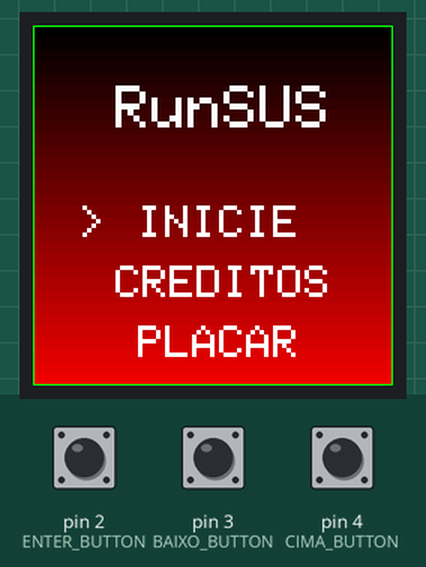
Recording of a sketch running on a simulated Arduino Uno, built with avr-gcc and run on an emulated ATmega328P. Shown: 240×240 colour display. The test bench sets the inputs (shaded band); at power-on: pin 2 (ENTER_BUTTON) HIGH, pin 3 (BAIXO_BUTTON) HIGH, pin 4 (CIMA_BUTTON) HIGH. Random numbers use the default seed unless the sketch sets one; EEPROM starts erased.

Above: at 1.2 s.
1.3 s: pin 2 (ENTER_BUTTON) pulled LOW for 0.15 s
At 3.9 s:
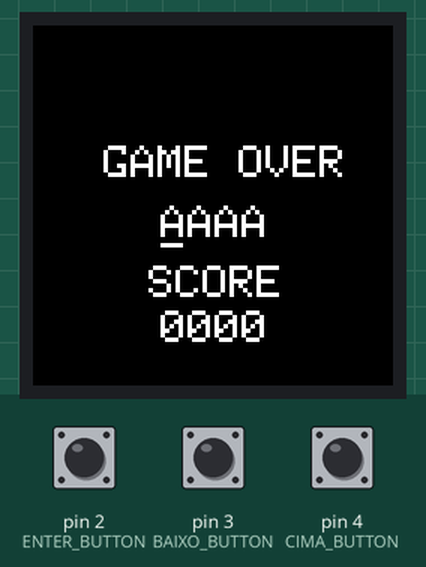
4.1 s: pin 2 (ENTER_BUTTON) pulled LOW for 1 s
At 6.5 s:
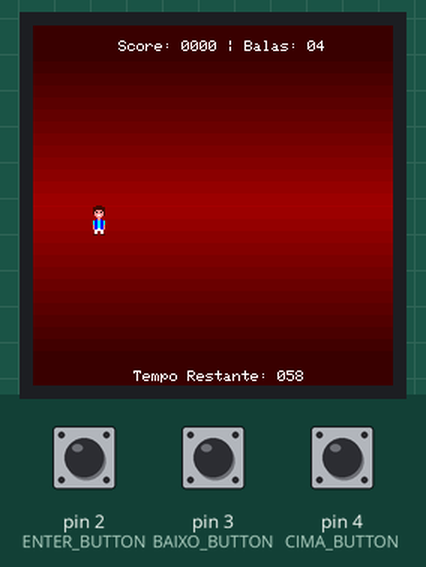
6.7 s: pin 3 (BAIXO_BUTTON) pulled LOW for 0.15 s
At 7.01 s:
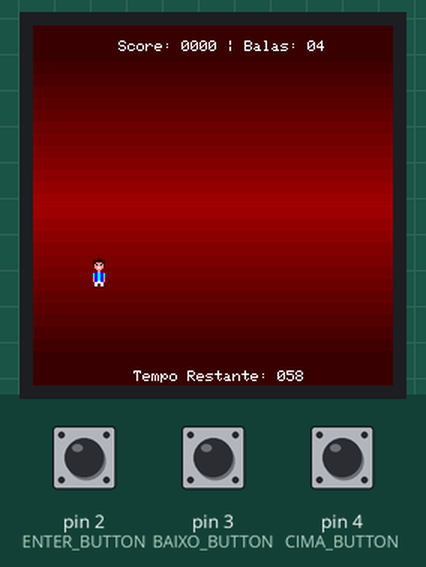
8.3 s: pin 4 (CIMA_BUTTON) pulled LOW for 0.15 s
At 9.6 s:
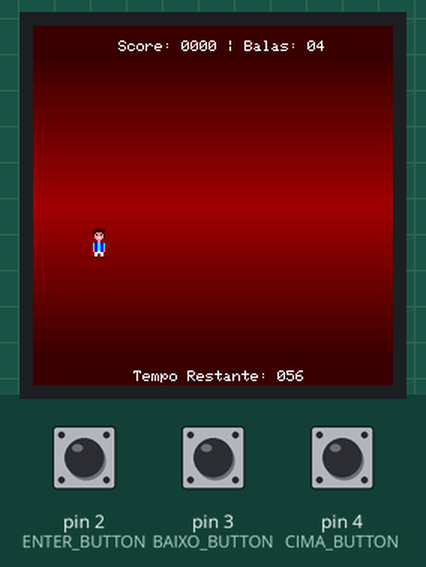
9.9 s: pin 3 (BAIXO_BUTTON) pulled LOW for 1 s
At 11.8 s:
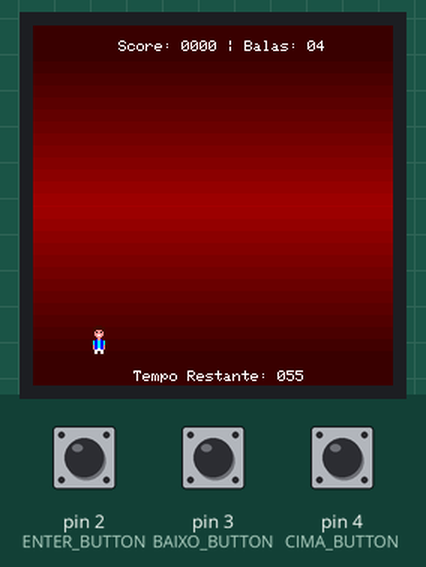
12.4 s: pin 4 (CIMA_BUTTON) pulled LOW for 1 s
At 12.87 s:
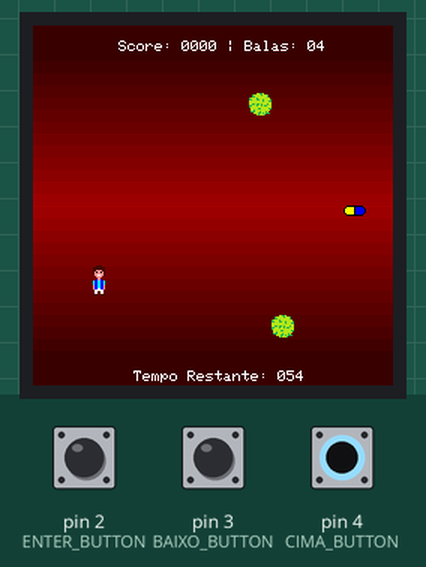
Timing chart, 0 to 15.4 s (numbered marks = the images above; inputs shaded):
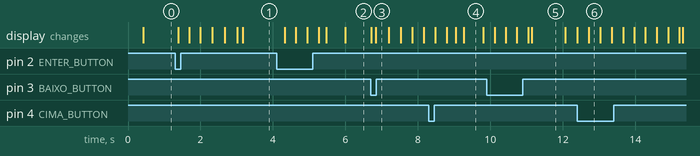

Measured:
- after the input at 1.3 s, the display: first changes after 0.09 s (image 1 shows a later state)
- after the input at 4.1 s, the display: first changes after 0.22 s (image 2 shows a later state)
- what the display in image 4 shows lasts 0.5 s, from 9.3 s to 9.8 s
- what the display in image 5 shows lasts 1.0 s, from 11.1 s to 12.1 s

The sketch:

runSUS.ino
```cpp
/*
d888888b d8b   db d888888b  .o88b. d888888b  .d8b.  db      d888888b d88888D  .d8b.   .o88b.  .d8b.   .d88b.
  `88'   888o  88   `88'   d8P  Y8   `88'   d8' `8b 88        `88'   YP  d8' d8' `8b d8P  Y8 d8' `8b .8P  Y8.
   88    88V8o 88    88    8P         88    88ooo88 88         88       d8'  88ooo88 8P      88ooo88 88    88
   88    88 V8o88    88    8b         88    88~~~88 88         88      d8'   88~~~88 8b      88~~~88 88    88
  .88.   88  V888   .88.   Y8b  d8   .88.   88   88 88booo.   .88.    d8' db 88   88 Y8b  d8 88   88 `8b  d8'
Y888888P VP   V8P Y888888P  `Y88P' Y888888P YP   YP Y88888P Y888888P d88888P YP   YP  `Y88P' YP   YP  `Y88P'
*/

// Bibliotecas
#include <SPI.h>
#include <Adafruit_GFX.h>
#include <Arduino_ST7789_Fast.h>
#include <EEPROM.h>

// Constantes
#define CS_ALWAYS_LOW // Ativa otimizacoes na biblioteca ST7789_FAST
#define TFT_DC  7     // Pino DC do display
#define TFT_RST 8     // Pino RST do display

#define CIMA_BUTTON 4  // Botao de cima
#define BAIXO_BUTTON 3 // Botao de baixo
#define ENTER_BUTTON 2 // Botao de enter

#define MAX_ENTIDADES 50 // Quantidade maxima de entidades para controlar no jogo

// Tipos de entidades
#define DEFAULTENTIDADE -1
#define PLAYER 0
#define ENEMY 1
#define TIRO 2
#define PILULA 3

// Cores para as sprites
const PROGMEM unsigned int C0 = RED; // Vermelho é tratado como a cor de transparencia, ao invez de desenharmos essa cor, desenhamos o a cor do background
const PROGMEM unsigned int C1 = 0x4040;
const PROGMEM unsigned int C2 = 0xFCB2;
const PROGMEM unsigned int C3 = BLUE;
const PROGMEM unsigned int C4 = CYAN;
const PROGMEM unsigned int C5 = BLACK;
const PROGMEM unsigned int C6 = WHITE;
const PROGMEM unsigned int C7 = YELLOW;
const PROGMEM unsigned int C8 = 0xb723;
const PROGMEM unsigned int C9 = 0x2589;

// Sprites
const PROGMEM unsigned int spriteJogador[] = {
    C0, C0, C1, C1, C1, C1, C0, C0,
    C1, C1, C1, C1, C1, C1, C1, C1,
    C1, C1, C1, C1, C1, C1, C1, C1,
    C1, C1, C2, C2, C2, C2, C1, C1,
    C1, C2, C5, C2, C2, C5, C2, C1,
    C1, C2, C2, C2, C2, C2, C2, C1,
    C0, C2, C2, C6, C6, C2, C2, C1,
    C0, C0, C2, C2, C2, C2, C0, C0,
    C0, C0, C0, C2, C2, C0, C0, C0,
    C0, C0, C3, C2, C2, C3, C0, C0,
    C4, C3, C3, C4, C4, C3, C3, C4,
    C4, C3, C3, C4, C4, C3, C3, C4,
    C4, C3, C3, C4, C4, C3, C3, C4,
    C2, C3, C3, C4, C4, C3, C3, C2,
    C2, C3, C3, C4, C4, C3, C3, C2,
    C2, C3, C3, C6, C6, C3, C3, C2,
    C0, C6, C6, C6, C6, C6, C6, C0,
    C0, C6, C6, C0, C0, C6, C6, C0,
    C0, C6, C6, C0, C0, C6, C6, C0,
    C1, C1, C1, C0, C0, C1, C1, C1,
};

const PROGMEM unsigned int spriteTiro[] = {
    C3, C3, C4, C4, C3, C3, C3, C0, C0, C0, C0,
    C0, C3, C4, C4, C4, C4, C4, C3, C3, C0, C0,
    C0, C0, C4, C4, C3, C4, C4, C4, C3, C3, C0,
    C0, C0, C3, C3, C3, C4, C4, C3, C3, C3, C3,
    C0, C0, C4, C4, C4, C4, C4, C4, C4, C4, C3,
    C0, C0, C4, C4, C4, C4, C4, C4, C3, C3, C0,
    C0, C3, C3, C4, C4, C4, C4, C4, C3, C0, C0,
    C3, C3, C4, C4, C3, C3, C3, C3, C0, C0, C0,
};

const PROGMEM unsigned int spritePilula[] = {
    C0, C0, C5, C5, C5, C5, C5, C5, C5, C5, C5, C5, C5, C0, C0,
    C0, C5, C7, C7, C7, C7, C7, C5, C3, C3, C3, C3, C3, C5, C0,
    C5, C7, C7, C7, C7, C7, C7, C5, C3, C3, C3, C3, C3, C3, C5,
    C5, C7, C7, C7, C7, C7, C7, C5, C3, C3, C3, C3, C3, C3, C5,
    C5, C7, C7, C7, C7, C7, C7, C5, C3, C3, C3, C3, C3, C3, C5,
    C0, C5, C7, C7, C7, C7, C7, C5, C3, C3, C3, C3, C3, C5, C0,
    C0, C0, C5, C5, C5, C5, C5, C5, C5, C5, C5, C5, C5, C0, C0,
};

const PROGMEM unsigned int spriteVirus[] = {
    C0, C0, C0, C0, C0, C8, C8, C9, C9, C8, C0, C0, C0, C0, C0,
    C0, C0, C9, C8, C8, C8, C8, C8, C9, C8, C8, C8, C9, C0, C0,
    C0, C0, C9, C9, C8, C8, C8, C8, C8, C8, C8, C8, C9, C0, C0,
    C9, C8, C8, C8, C8, C9, C8, C8, C8, C8, C8, C8, C8, C8, C0,
    C9, C9, C8, C8, C8, C9, C9, C8, C8, C9, C8, C8, C8, C8, C9,
    C8, C8, C8, C8, C8, C8, C8, C8, C8, C9, C8, C8, C8, C9, C9,
    C8, C8, C8, C8, C8, C8, C8, C8, C8, C8, C8, C8, C8, C8, C8,
    C8, C8, C9, C9, C8, C9, C9, C8, C9, C8, C8, C8, C9, C8, C8,
    C9, C9, C8, C8, C8, C9, C8, C8, C9, C8, C9, C9, C8, C8, C8,
    C9, C8, C8, C8, C8, C8, C8, C8, C8, C8, C8, C8, C8, C8, C8,
    C0, C8, C8, C8, C8, C8, C9, C9, C8, C8, C8, C8, C8, C9, C9,
    C0, C8, C8, C9, C8, C8, C8, C8, C8, C8, C8, C8, C8, C8, C0,
    C0, C9, C9, C9, C8, C8, C8, C9, C8, C8, C8, C9, C8, C0, C0,
    C0, C0, C0, C8, C8, C8, C9, C9, C8, C9, C8, C9, C9, C9, C0,
    C0, C0, C0, C0, C0, C8, C9, C8, C8, C8, C9, C0, C0, C0, C0,
};

// Entidade usada para os objetos "desenhaveis" do jogo
typedef struct entity {
    int tipo;

    int x, y, oldx, oldy;
    int altura, largura;
    int velocidade;

    const unsigned int *sprite;
} entity;

// Struct que segura as pontuacoes {pontuacao, nome} do jogador
typedef struct pontuacao {
    int pontos;
    char nome[5];
} pontuacao;

// Lista de pontuacoes
pontuacao listaPontos[10];

// Tela
Arduino_ST7789 tft = Arduino_ST7789(TFT_DC, TFT_RST);

// Funcoes
void wait();
void pedirNome(char nome[5]);
void gameOver(int pontos);
void ordenarPontos();
void menuPlacar();
void elimineDesenho(entity entidade);
void desenhaEntidade(entity entidade);
void menuCreditos();
void atualizarEntidades(entity entidades[MAX_ENTIDADES], int *pontos, float *tempoRestante, int *tirosRestantes);
int gerenciarColisoes(int pos_atual, entity atual, entity entidades[MAX_ENTIDADES], int *pontos, float *tempoRestante, int *tirosRestantes);
pontuacao jogo();
int existeTiro(entity entidades[MAX_ENTIDADES]);
int encontreLivre(entity entidades[MAX_ENTIDADES]);
int encontre(entity entidades[MAX_ENTIDADES], int tipo);
entity criarVirus();
entity criarPilula();
entity criarJogador();
entity atirarBala(entity jogador);
entity entidadeDefault();
void displayBackgroundJogo();
int corBackgroundJogo(int y);
void textomenuinicial();
void menu_inicial();
void print_cursor(int pos_antiga, int pos);
void centralize(int size_fonte, int y0, int tamanhopalavra);
void displayBackgroundMenu();
void displayTempo(int antigo, int atual);
void displayBalas(int antigo, int atual);
void displayPontos(int antigo, int atual);
void displayDinamico(int antigo, int atual, int posx, int posy, int tamanho);
void displayHUDEstatico();
int corBackgroundMenu(int y);
void lerEEPROM();
void salvarEEPROM();

void setup(void) {
    // Inicia a tela
    tft.begin();
    tft.setRotation(2);

    // Ativa os botoes
    digitalWrite(ENTER_BUTTON, HIGH);
    digitalWrite(CIMA_BUTTON, HIGH);
    digitalWrite(BAIXO_BUTTON, HIGH);

    // Le um pino desconectado para fazer o random dar numeros aleatorios
    randomSeed(analogRead(A0));

    // Inicializa a lista de pontuacoes
    // resetEEPROM(); // Temporario, recompile na apresentacao sem essa linha
    lerEEPROM();
    salvarEEPROM();

    // Entra no menu inicial
    menu_inicial();
}

void loop() {
}

int corBackgroundMenu(int y) {
    int corAtual = tft.Color565(y, 0, 0);
    return corAtual;
}

void resetEEPROM() {
  for (int i = 0; i < 512; i++) {
    EEPROM.write(i, 255);
  }
}

void lerEEPROM() {
  // Se o EEPROM nao estiver escrito ainda, deixamos valores default
  if (EEPROM.read(0) == 255) {
    pontuacao ruiz = {10075, "RUIZ"}; // LEMBRAREMOS DO BRABO
    listaPontos[0] = ruiz;
    for (int i = 1; i < 10; i++) {
        pontuacao novaPontuacao = {-1, "    "};
        listaPontos[i] = novaPontuacao;
    }
    return;
  }

  for (int i = 0; i < 10; i++) {
    pontuacao pontuacaoLida;
    int endereco = i * sizeof(pontuacao);

    EEPROM.get(endereco, pontuacaoLida);
    listaPontos[i] = pontuacaoLida;
  }
}

void salvarEEPROM() {
  for (int i = 0; i < 10; i++) {
    int endereco = i * sizeof(pontuacao);
    EEPROM.put(endereco, listaPontos[i]);
  }
}

void displayHUDEstatico() {
    tft.setTextSize(1);
    centralize(1, 10, 23);
    tft.print("Score: 0000 | Balas: 05");
    centralize(1, 230, 19);
    tft.print("Tempo Restante: 060");
}

void displayDinamico(int antigo, int atual, int posx, int posy, int tamanho) {
    if (atual == antigo) return;

    int corBorda = tft.Color565(60, 0, 0);

    for (int i = 0; i < tamanho; i++) {
        int n = atual % 10;
        int oldn = antigo % 10;

        if (n != oldn) {
            int offsetx = (tamanho - i - 1) * 6;
            char cn = n + '0';

            tft.drawChar(posx+offsetx, posy, cn, WHITE, corBorda, 1);
        }

        atual /= 10;
        antigo /= 10;
    }
}

void displayPontos(int antigo, int atual) {
    displayDinamico(antigo, atual, 99, 10, 4);
}

void displayBalas(int antigo, int atual) {
    displayDinamico(antigo, atual, 183, 10, 2);
}

void displayTempo(int antigo, int atual) {
    displayDinamico(antigo, atual, 163, 230, 3);
}

void displayBackgroundMenu() {
    for (int i = 0; i < 240; i++) {
        int corAtual = corBackgroundMenu(i);
        tft.drawFastHLine(0, i, 240, corAtual);
    }
    tft.drawRect(0, 0, 240, 240, GREEN);
}

void centralize(int size_fonte, int y0, int tamanhopalavra) {
    int x0 = 115 - (5.0 * size_fonte * tamanhopalavra / 2.0);
    tft.setCursor( x0, y0 );
}

void print_cursor(int pos_antiga, int pos) {
    int y_antigo = 120 + 40 * pos_antiga;
    int y = 120 + 40 * pos;

    for (int i = y_antigo; i < y_antigo + 21; i++) {
        tft.drawFastHLine(30, i, 18, corBackgroundMenu(i));
    }

    tft.setTextSize(3);
    tft.setCursor(30, y);
    tft.print(">");
}

void menu_inicial() {
    displayBackgroundMenu();
    textomenuinicial();

    int pos = 0;
    int cima_prev = 0;
    int baixo_prev = 0;

    print_cursor(pos, pos);
    while (1) {
        int enter_clicado = !digitalRead(ENTER_BUTTON);
        int cima_clicado = !digitalRead(CIMA_BUTTON);
        int baixo_clicado = !digitalRead(BAIXO_BUTTON);

        int pos_antiga = pos;

        if (cima_clicado && !cima_prev) pos--;
        if (baixo_clicado && !baixo_prev) pos++;

        if (pos_antiga != pos) {
            if (pos > 2) pos = 0;
            if (pos < 0) pos = 2;

            print_cursor(pos_antiga, pos);
        }

        if (enter_clicado) {
            if (pos == 0) {
                pontuacao novaPontuacao = jogo();
                if (listaPontos[9].pontos < novaPontuacao.pontos) {
                    listaPontos[9] = novaPontuacao;
                    ordenarPontos();
                    salvarEEPROM();
                }
            }
            if (pos == 1) {
                menuCreditos();
            }
            if (pos == 2) {
                menuPlacar();
            }

            displayBackgroundMenu();
            textomenuinicial();

            print_cursor(pos_antiga, pos);
            delay(200);
        }

        cima_prev = cima_clicado;
        baixo_prev = baixo_clicado;
    }
}

void textomenuinicial() {
    tft.setTextSize(4);
    centralize(4, 40, 6);
    tft.println("RunSUS");

    tft.setTextSize(3);
    centralize(3, 120, 6);
    tft.println("INICIE");

    centralize(3, 160, 8);
    tft.println("CREDITOS");

    centralize(3, 200, 6);
    tft.println("PLACAR");
}

int corBackgroundJogo(int y) {
    int cor = 40 + abs(120 - abs(y - 120));
    return tft.Color565(cor, 0, 0);
}

void displayBackgroundJogo() {
    int darkRed = tft.Color565(60, 0, 0);
    tft.fillRect(0, 0, 240, 20, darkRed);
    for (int i = 20; i < 220; i++) {
        int corAtual = corBackgroundJogo(i);
        tft.drawFastHLine(0, i, 240, corAtual);
    }
    tft.fillRect(0, 220, 240, 20, darkRed);
}

entity entidadeDefault() {
    int posx = 0;
    int posy = 0;
    int oldx = -100;
    int oldy = -100;
    int altura = 0;
    int largura = 0;
    int velocidade = 0;

    entity novaEntidade = {DEFAULTENTIDADE, posx, posy, oldx, oldy, altura, largura, velocidade, {}};
    return novaEntidade;
}

entity atirarBala(entity jogador) {
    int posx = jogador.x + jogador.largura + 5;
    int posy = jogador.y + jogador.altura / 2;
    int oldx = -100;
    int oldy = -100;
    int altura = 8;
    int largura = 11;
    int velocidade = 8;

    entity novaEntidade = {TIRO, posx, posy, oldx, oldy, altura, largura, velocidade, spriteTiro};
    return novaEntidade;
}

entity criarJogador() {
    int posx = 40;
    int posy = 120;
    int oldx = -100;
    int oldy = -100;
    int altura = 20;
    int largura = 8;
    int velocidade = 5;

    entity novaEntidade = {PLAYER, posx, posy, oldx, oldy, altura, largura, velocidade, spriteJogador};
    return novaEntidade;
}

entity criarPilula() {
    int posx = 239;
    int posy = random(41, 201);
    int oldx = -100;
    int oldy = -100;
    int altura = 7;
    int largura = 15;
    int velocidade = -4;

    entity novaEntidade = {PILULA, posx, posy, oldx, oldy, altura, largura, velocidade, spritePilula};
    return novaEntidade;
}

entity criarVirus() {
    int posx = 239;
    int posy = random(41, 201);
    int oldx = -100;
    int oldy = -100;
    int altura = 15;
    int largura = 15;
    int velocidade = -5;

    entity novaEntidade = {ENEMY, posx, posy, oldx, oldy, altura, largura, velocidade, spriteVirus};
    return novaEntidade;
}

int encontre(entity entidades[MAX_ENTIDADES], int tipo) {
    for (int i = 0; i < MAX_ENTIDADES; i++) {
        if (entidades[i].tipo == tipo) return i;
    }
    return -1;
}

int encontreLivre(entity entidades[MAX_ENTIDADES]) {
    return encontre(entidades, DEFAULTENTIDADE);
}

int existeTiro(entity entidades[MAX_ENTIDADES]) {
    return (encontre(entidades, TIRO) != -1);
}

pontuacao jogo() {
    displayBackgroundJogo();
    displayHUDEstatico();

    entity jogador = criarJogador();
    entity entidades[MAX_ENTIDADES];
    for (int i = 0; i < MAX_ENTIDADES; i++) { entidades[i] = entidadeDefault(); }

    int tirosRestantes = 5;
    float tempoRestante = 60;
    int pontos = 0;

    int antigoPontos = pontos;
    float antigoTempo = tempoRestante;
    int antigoTiros = tirosRestantes;

    unsigned long long int tempoDesdeUltimoTiro = millis();
    while (1) {
        int enter_clicado = !digitalRead(ENTER_BUTTON);
        int cima_clicado = !digitalRead(CIMA_BUTTON);
        int baixo_clicado = !digitalRead(BAIXO_BUTTON);

        if (cima_clicado) jogador.y -= jogador.velocidade;
        if (baixo_clicado) jogador.y += jogador.velocidade;
        jogador.y = constrain(jogador.y, 20, 200);

        if (enter_clicado && tirosRestantes && (millis()-tempoDesdeUltimoTiro) >= 300) {
            int espaco = encontreLivre(entidades);
            if (espaco != -1) {
                tempoDesdeUltimoTiro = millis();
                tirosRestantes--;

                entidades[espaco] = atirarBala(jogador);
            }
        }

        if (random(0, 200) == 0) {
            int espaco = encontreLivre(entidades);
            if (espaco != -1) {
                entidades[espaco] = criarPilula();
            }
        }

        if (random(0, 75) == 0) {
            int espaco = encontreLivre(entidades);
            if (espaco != -1) {
                entidades[espaco] = criarVirus();
            }
        }

        desenhaEntidade(jogador);
        atualizarEntidades(entidades, &pontos, &tempoRestante, &tirosRestantes);

        displayPontos(antigoPontos, pontos);
        displayBalas(antigoTiros, tirosRestantes);
        displayTempo(antigoTempo, tempoRestante);

        jogador.oldx = jogador.x;
        jogador.oldy = jogador.y;

        antigoPontos = pontos;
        antigoTiros = tirosRestantes;
        antigoTempo = tempoRestante;

        int morreu = gerenciarColisoes(-1, jogador, entidades, &pontos, &tempoRestante, &tirosRestantes);

        if (tempoRestante < 0 || morreu == -1) {
            gameOver(pontos);

            char nome[5] = "AAAA";
            pedirNome(nome);

            pontuacao novaPontuacao;
            novaPontuacao.pontos = pontos;
            strcpy(novaPontuacao.nome, nome);

            return novaPontuacao;
        }

        tempoRestante -= 16.0/1000.0;
        delay(16);
    }
}

int gerenciarColisoes(int pos_atual, entity atual, entity entidades[MAX_ENTIDADES], int *pontos, float *tempoRestante, int *tirosRestantes) {
    for (int i = pos_atual+1; i < MAX_ENTIDADES; i++) {
        entity outro = entidades[i];

        // Tipos das duas entidades
        int t_atual = atual.tipo;
        int t_outro = outro.tipo;

        // Continua se nao houve colisao
        if (atual.x+atual.largura < outro.x || atual.x > outro.x+outro.largura) continue;
        if (atual.y+atual.altura < outro.y || atual.y > outro.y+outro.altura) continue;

        int colisao = 0;
        if (t_atual == PLAYER) {
            if (t_outro == ENEMY) return -1;
            else if (t_outro == PILULA) {
                *tirosRestantes += 1;
                *tempoRestante += 5.0;
                if (*tirosRestantes > 5) {
                    *pontos += 50;
                    *tirosRestantes = 5;
                }
                else {
                    *pontos += 25;
                }
                colisao = 1;
            }
        }
        else if (t_atual == TIRO && t_outro == ENEMY ||
                 t_atual == ENEMY && t_outro == TIRO) {
                *pontos += 75;
                colisao = 1;
        }

        if (colisao) {
            if (pos_atual >= 0) {
                elimineDesenho(entidades[pos_atual]);
                entidades[pos_atual] = entidadeDefault();
            }

            elimineDesenho(entidades[i]);
            entidades[i] = entidadeDefault();
        }
    }

    return 0;
}

void atualizarEntidades(entity entidades[MAX_ENTIDADES], int *pontos, float *tempoRestante, int *tirosRestantes) {
    for (int i = 0; i < MAX_ENTIDADES; i++) {
        if (entidades[i].x < 0 || entidades[i].x > 240) {
            elimineDesenho(entidades[i]);
            entidades[i] = entidadeDefault();
        }
        if (entidades[i].tipo == DEFAULTENTIDADE) continue;

        entidades[i].x += entidades[i].velocidade;

        desenhaEntidade(entidades[i]);

        entidades[i].oldx = entidades[i].x;
        entidades[i].oldy = entidades[i].y;

        gerenciarColisoes(i, entidades[i], entidades, pontos, tempoRestante, tirosRestantes);
    }
}

void menuCreditos() {
    displayBackgroundMenu();

    tft.setTextSize(3);
    centralize(3, 40, 8);
    tft.print("CREDITOS");

    tft.setTextSize(2);
    char *nomes[] = {"Jean Clayton", "Pedro H. Garcia", "Kaik Felix", "Abel Chang", "Gabriel Ruiz", "Vinicius Menin"};
    int tamanhos[] = {12, 15, 10, 10, 12, 14};

    for (int posNome = 0; posNome < 6; posNome++) {
        centralize(2, 80 + 20 * posNome, tamanhos[posNome]);
        tft.println(nomes[posNome]);
    }

    wait();
}

void desenhaEntidade(entity entidade) {
    for (int x = 0; x < entidade.largura; x++) {
        for (int y = 0; y < entidade.altura; y++) {
            unsigned int corPixelAtual = pgm_read_word_near(entidade.sprite + x + (y * entidade.largura));
            if (corPixelAtual == RED) corPixelAtual = corBackgroundJogo(entidade.y + y);

            if (entidade.oldy + y < entidade.y || entidade.oldy + y > entidade.y + entidade.altura - 1
                    || entidade.oldx + x < entidade.x || entidade.oldx + x > entidade.x + entidade.largura - 1) {
                tft.drawPixel(entidade.oldx + x, entidade.oldy + y, corBackgroundJogo(entidade.oldy + y));
            }

            tft.drawPixel(entidade.x + x, entidade.y + y, corPixelAtual);
        }
    }
}

void elimineDesenho(entity entidade) {
    for (int y = 0; y < entidade.altura; y++) {
        int cor = corBackgroundJogo(entidade.y + y);
        tft.drawFastHLine(entidade.x, entidade.y+y, entidade.largura, cor);
    }
}

void menuPlacar() {
    displayBackgroundMenu();

    tft.setTextSize(3);
    centralize(3, 20, 6);
    tft.println("PLACAR");

    tft.setTextSize(2);
    for (int i = 0; i < 10; i++) {
        if (listaPontos[i].pontos == -1) break;

        centralize(2, 65+i*15, 10);
        tft.print(listaPontos[i].nome);
        tft.print(" | ");

        char spontos[5];
        sprintf(spontos, "%04d", listaPontos[i].pontos);
        tft.print(spontos);
    }

    wait();
}

void ordenarPontos() {
    for (int i = 1; i < 10; i++) {
        for (int j = i; j > 0 && listaPontos[j-1].pontos < listaPontos[j].pontos; j--) {
            pontuacao temp = listaPontos[j-1];
            listaPontos[j-1] = listaPontos[j];
            listaPontos[j] = temp;
        }
    }
}

void gameOver(int pontos) {
    tft.fillScreen(BLACK);

    tft.setTextSize(3);
    centralize(3, 80, 9);
    tft.print("GAME OVER");

    centralize(3,160,5);
    tft.print("SCORE");
    centralize(3,190,4);

    char spontos[5];
    sprintf(spontos, "%04d", pontos);
    tft.print(spontos);
}

void pedirNome(char nome[5]) {
    int posNome = 0;
    int offsetx = 6*3*posNome;

    tft.setTextSize(3);
    centralize(3, 120, 4);
    tft.print(nome);
    tft.fillRect(85+offsetx, 145, 5*3, 3, WHITE);

    while (1) {
        if (!digitalRead(CIMA_BUTTON)) {
            nome[posNome]++;
            if (nome[posNome] > 'Z') {
                nome[posNome] = 'A';
            }

            tft.drawChar(85+offsetx, 120, nome[posNome], WHITE, BLACK, 3);
        }

        if (!digitalRead(BAIXO_BUTTON)) {
            posNome++;
            if (posNome > 3) {
                posNome = 0;
            }
            offsetx = 6*3*posNome;

            tft.fillRect(85, 145, 69, 3, BLACK);
            tft.fillRect(85+offsetx, 145, 5*3, 3, WHITE);
        }

        if (!digitalRead(ENTER_BUTTON)) return;
        delay(150);
    }
}

void wait() {
    delay(300);
    while (1) {
        if (!digitalRead(ENTER_BUTTON)) return;
    }
}
```
